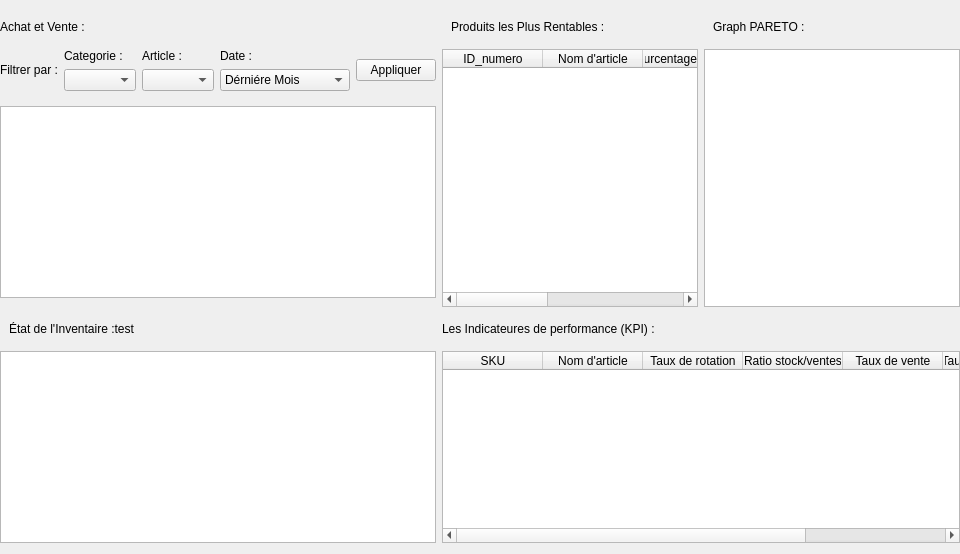
                   <widget class="QWidget" name="widget_47" native="true">
                    <layout class="QGridLayout" name="gridLayout_7">
                     <property name="leftMargin">
                      <number>0</number>
                     </property>
                     <property name="rightMargin">
                      <number>0</number>
                     </property>
                     <item row="0" column="0">
                      <widget class="QWidget" name="widget_48" native="true">
                       <layout class="QVBoxLayout" name="verticalLayout_36">
                        <property name="leftMargin">
                         <number>0</number>
                        </property>
                        <property name="rightMargin">
                         <number>0</number>
                        </property>
                        <item>
                         <widget class="QLabel" name="label_57">
                          <property name="text">
                           <string>Achat et Vente :</string>
                          </property>
                         </widget>
                        </item>
                        <item>
                         <widget class="QWidget" name="widget_49" native="true">
                          <layout class="QHBoxLayout" name="horizontalLayout_13">
                           <property name="leftMargin">
                            <number>0</number>
                           </property>
                           <property name="rightMargin">
                            <number>0</number>
                           </property>
                           <item>
                            <widget class="QLabel" name="label_58">
                             <property name="text">
                              <string>Filtrer par :</string>
                             </property>
                            </widget>
                           </item>
                           <item>
                            <widget class="QWidget" name="widget_50" native="true">
                             <layout class="QVBoxLayout" name="verticalLayout_37">
                              <property name="leftMargin">
                               <number>0</number>
                              </property>
                              <property name="topMargin">
                               <number>0</number>
                              </property>
                              <property name="rightMargin">
                               <number>0</number>
                              </property>
                              <property name="bottomMargin">
                               <number>0</number>
                              </property>
                              <item>
                               <widget class="QLabel" name="label_59">
                                <property name="text">
                                 <string>Categorie :</string>
                                </property>
                               </widget>
                              </item>
                              <item>
                               <widget class="QComboBox" name="comboBox_4">
                                <property name="sizePolicy">
                                 <sizepolicy hsizetype="Preferred" vsizetype="Preferred">
                                  <horstretch>0</horstretch>
                                  <verstretch>0</verstretch>
                                 </sizepolicy>
                                </property>
                               </widget>
                              </item>
                             </layout>
                            </widget>
                           </item>
                           <item>
                            <widget class="QWidget" name="widget_51" native="true">
                             <layout class="QVBoxLayout" name="verticalLayout_38">
                              <property name="leftMargin">
                               <number>0</number>
                              </property>
                              <property name="topMargin">
                               <number>0</number>
                              </property>
                              <property name="rightMargin">
                               <number>0</number>
                              </property>
                              <property name="bottomMargin">
                               <number>0</number>
                              </property>
                              <item>
                               <widget class="QLabel" name="label_60">
                                <property name="text">
                                 <string>Article :</string>
                                </property>
                               </widget>
                              </item>
                              <item>
                               <widget class="QComboBox" name="comboBox_5">
                                <property name="sizePolicy">
                                 <sizepolicy hsizetype="Preferred" vsizetype="Preferred">
                                  <horstretch>0</horstretch>
                                  <verstretch>0</verstretch>
                                 </sizepolicy>
                                </property>
                               </widget>
                              </item>
                             </layout>
                            </widget>
                           </item>
                           <item>
                            <widget class="QWidget" name="widget_52" native="true">
                             <layout class="QVBoxLayout" name="verticalLayout_39">
                              <property name="leftMargin">
                               <number>0</number>
                              </property>
                              <property name="topMargin">
                               <number>0</number>
                              </property>
                              <property name="rightMargin">
                               <number>0</number>
                              </property>
                              <property name="bottomMargin">
                               <number>0</number>
                              </property>
                              <item>
                               <widget class="QLabel" name="label_61">
                                <property name="text">
                                 <string>Date :</string>
                                </property>
                               </widget>
                              </item>
                              <item>
                               <widget class="QComboBox" name="comboBox_6">
                                <property name="sizePolicy">
                                 <sizepolicy hsizetype="Preferred" vsizetype="Preferred">
                                  <horstretch>0</horstretch>
                                  <verstretch>0</verstretch>
                                 </sizepolicy>
                                </property>
                                <item>
                                 <property name="text">
                                  <string>Dérniére Mois</string>
                                 </property>
                                </item>
                                <item>
                                 <property name="text">
                                  <string>Dérniére Année</string>
                                 </property>
                                </item>
                                <item>
                                 <property name="text">
                                  <string>Dérniére Semaine</string>
                                 </property>
                                </item>
                                <item>
                                 <property name="text">
                                  <string>Dérniére Jour</string>
                                 </property>
                                </item>
                                <item>
                                 <property name="text">
                                  <string>Autre</string>
                                 </property>
                                </item>
                               </widget>
                              </item>
                             </layout>
                            </widget>
                           </item>
                           <item>
                            <widget class="QWidget" name="widget_53" native="true">
                             <layout class="QVBoxLayout" name="verticalLayout_40">
                              <property name="leftMargin">
                               <number>0</number>
                              </property>
                              <property name="topMargin">
                               <number>0</number>
                              </property>
                              <property name="rightMargin">
                               <number>0</number>
                              </property>
                              <property name="bottomMargin">
                               <number>0</number>
                              </property>
                              <item>
                               <widget class="QPushButton" name="pushButton_30">
                                <property name="sizePolicy">
                                 <sizepolicy hsizetype="Preferred" vsizetype="Fixed">
                                  <horstretch>0</horstretch>
                                  <verstretch>0</verstretch>
                                 </sizepolicy>
                                </property>
                                <property name="layoutDirection">
                                 <enum>Qt::LeftToRight</enum>
                                </property>
                                <property name="text">
                                 <string>Appliquer</string>
                                </property>
                               </widget>
                              </item>
                             </layout>
                            </widget>
                           </item>
                          </layout>
                         </widget>
                        </item>
                        <item>
                         <widget class="QGraphicsView" name="graphicsView_4">
                          <property name="sizePolicy">
                           <sizepolicy hsizetype="Preferred" vsizetype="Preferred">
                            <horstretch>0</horstretch>
                            <verstretch>0</verstretch>
                           </sizepolicy>
                          </property>
                         </widget>
                        </item>
                       </layout>
                      </widget>
                     </item>
                     <item row="2" column="0">
                      <widget class="QGraphicsView" name="graphicsView_5">
                       <property name="sizePolicy">
                        <sizepolicy hsizetype="Preferred" vsizetype="Preferred">
                         <horstretch>0</horstretch>
                         <verstretch>0</verstretch>
                        </sizepolicy>
                       </property>
                      </widget>
                     </item>
                     <item row="0" column="1">
                      <widget class="QWidget" name="widget_66" native="true">
                       <layout class="QHBoxLayout" name="horizontalLayout_15">
                        <property name="leftMargin">
                         <number>0</number>
                        </property>
                        <property name="topMargin">
                         <number>0</number>
                        </property>
                        <property name="rightMargin">
                         <number>0</number>
                        </property>
                        <property name="bottomMargin">
                         <number>0</number>
                        </property>
                        <item>
                         <widget class="QWidget" name="widget_67" native="true">
                          <layout class="QVBoxLayout" name="verticalLayout_41">
                           <property name="leftMargin">
                            <number>0</number>
                           </property>
                           <property name="topMargin">
                            <number>0</number>
                           </property>
                           <property name="rightMargin">
                            <number>0</number>
                           </property>
                           <property name="bottomMargin">
                            <number>0</number>
                           </property>
                           <item>
                            <widget class="QWidget" name="widget_68" native="true">
                             <property name="sizePolicy">
                              <sizepolicy hsizetype="Preferred" vsizetype="Fixed">
                               <horstretch>0</horstretch>
                               <verstretch>0</verstretch>
                              </sizepolicy>
                             </property>
                             <layout class="QHBoxLayout" name="horizontalLayout_16">
                              <item>
                               <widget class="QLabel" name="label_63">
                                <property name="text">
                                 <string>Produits les Plus Rentables :</string>
                                </property>
                               </widget>
                              </item>
                             </layout>
                            </widget>
                           </item>
                           <item>
                            <widget class="QTableWidget" name="tableWidget_3">
                             <property name="sizePolicy">
                              <sizepolicy hsizetype="Preferred" vsizetype="Preferred">
                               <horstretch>0</horstretch>
                               <verstretch>0</verstretch>
                              </sizepolicy>
                             </property>
                             <column>
                              <property name="text">
                               <string>ID_numero</string>
                              </property>
                             </column>
                             <column>
                              <property name="text">
                               <string>Nom d'article</string>
                              </property>
                             </column>
                             <column>
                              <property name="text">
                               <string>Pourcentage de vente%</string>
                              </property>
                             </column>
                             <column>
                              <property name="text">
                               <string>Categorie</string>
                              </property>
                             </column>
                             <column>
                              <property name="text">
                               <string>Quantité</string>
                              </property>
                             </column>
                            </widget>
                           </item>
                          </layout>
                         </widget>
                        </item>
                        <item>
                         <widget class="QWidget" name="widget_69" native="true">
                          <layout class="QVBoxLayout" name="verticalLayout_42">
                           <property name="leftMargin">
                            <number>0</number>
                           </property>
                           <property name="topMargin">
                            <number>0</number>
                           </property>
                           <property name="rightMargin">
                            <number>0</number>
                           </property>
                           <property name="bottomMargin">
                            <number>0</number>
                           </property>
                           <item>
                            <widget class="QWidget" name="widget_70" native="true">
                             <property name="sizePolicy">
                              <sizepolicy hsizetype="Preferred" vsizetype="Fixed">
                               <horstretch>0</horstretch>
                               <verstretch>0</verstretch>
                              </sizepolicy>
                             </property>
                             <layout class="QHBoxLayout" name="horizontalLayout_17">
                              <item>
                               <widget class="QLabel" name="label_64">
                                <property name="sizePolicy">
                                 <sizepolicy hsizetype="Preferred" vsizetype="Fixed">
                                  <horstretch>0</horstretch>
                                  <verstretch>0</verstretch>
                                 </sizepolicy>
                                </property>
                                <property name="text">
                                 <string>Graph PARETO :</string>
                                </property>
                               </widget>
                              </item>
                             </layout>
                            </widget>
                           </item>
                           <item>
                            <widget class="QGraphicsView" name="graphicsView_6">
                             <property name="sizePolicy">
                              <sizepolicy hsizetype="Preferred" vsizetype="Preferred">
                               <horstretch>0</horstretch>
                               <verstretch>0</verstretch>
                              </sizepolicy>
                             </property>
                             <property name="accessibleName">
                              <string/>
                             </property>
                            </widget>
                           </item>
                          </layout>
                         </widget>
                        </item>
                       </layout>
                      </widget>
                     </item>
                     <item row="2" column="1">
                      <widget class="QWidget" name="widget_71" native="true">
                       <layout class="QGridLayout" name="gridLayout_8">
                        <property name="leftMargin">
                         <number>0</number>
                        </property>
                        <property name="topMargin">
                         <number>0</number>
                        </property>
                        <property name="rightMargin">
                         <number>0</number>
                        </property>
                        <property name="bottomMargin">
                         <number>0</number>
                        </property>
                        <item row="0" column="0">
                         <widget class="QTableWidget" name="tableWidget_4">
                          <property name="sizePolicy">
                           <sizepolicy hsizetype="Preferred" vsizetype="Preferred">
                            <horstretch>0</horstretch>
                            <verstretch>0</verstretch>
                           </sizepolicy>
                          </property>
                          <column>
                           <property name="text">
                            <string>SKU</string>
                           </property>
                          </column>
                          <column>
                           <property name="text">
                            <string>Nom d'article</string>
                           </property>
                          </column>
                          <column>
                           <property name="text">
                            <string>Taux de rotation</string>
                           </property>
                          </column>
                          <column>
                           <property name="text">
                            <string>Ratio stock/ventes</string>
                           </property>
                          </column>
                          <column>
                           <property name="text">
                            <string>Taux de vente</string>
                           </property>
                          </column>
                          <column>
                           <property name="text">
                            <string>Taux de rendement</string>
                           </property>
                          </column>
                          <column>
                           <property name="text">
                            <string>Taux de retour</string>
                           </property>
                          </column>
                         </widget>
                        </item>
                       </layout>
                      </widget>
                     </item>
                     <item row="1" column="1">
                      <widget class="QLabel" name="label_65">
                       <property name="text">
                        <string>Les Indicateures de performance (KPI) :</string>
                       </property>
                      </widget>
                     </item>
                     <item row="1" column="0">
                      <widget class="QWidget" name="widget_54" native="true">
                       <layout class="QHBoxLayout" name="horizontalLayout_14">
                        <item>
                         <widget class="QLabel" name="label_62">
                          <property name="text">
                           <string>État de l'Inventaire :test</string>
                          </property>
                         </widget>
                        </item>
                       </layout>
                      </widget>
                     </item>
                    </layout>
                   </widget>
